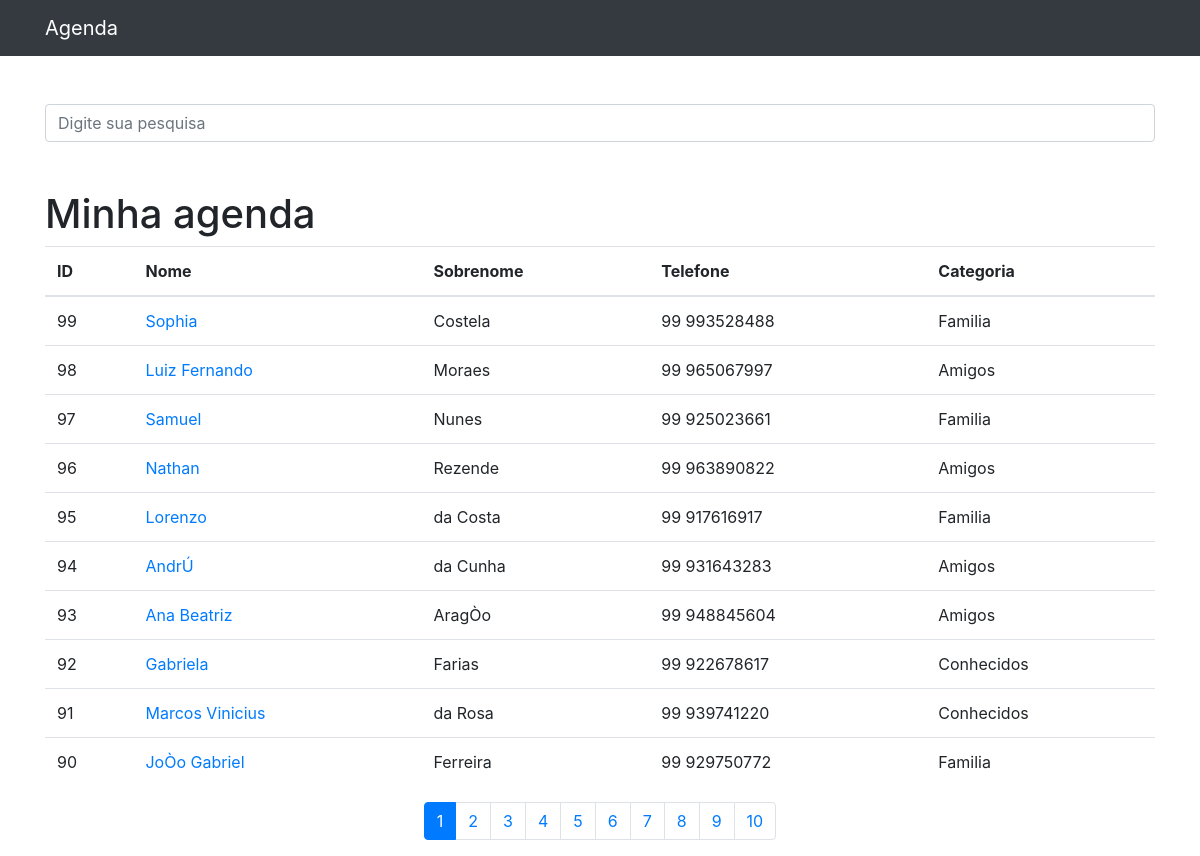
The page / on the database its author committed.
### contatos/models.py (models this page shows, shortened)
class Contato(models.Model):
    nome         = models.CharField(max_length=255)
    sobrenome    = models.CharField(max_length=255, blank=True)
    telefone     = models.CharField(max_length=255)
    email        = models.CharField(max_length=255, blank=True)
    data_criacao = models.DateField(default=timezone.now)
    descricao    = models.TextField(blank=True)
    categoria    = models.ForeignKey(Categoria, on_delete=models.DO_NOTHING)
    mostrar      = models.BooleanField(default=True)
    foto         = models.ImageField(blank=True, upload_to='fotos/%Y/%m/%d/')

class Categoria(models.Model):
    nome = models.CharField(max_length=255)
    def __str__(self):
        return self.nome

### contatos/views.py (the view)
# urls.py: path('', views.index, name='index'),
def index(request):
    contatos = Contato.objects.order_by('-id').filter(
        mostrar=True
    )
    paginator = Paginator(contatos, 10)
    page = request.GET.get('p')
    contatos = paginator.get_page(page)
    return render(request, 'contatos/index.html',{
        'contatos':contatos
    })

### contatos/templates/contatos/index.html
{% extends 'base.html' %}
{%block conteudo%}
    <h1 class="mt-5">Minha agenda</h1>
    <table class="table">
        <thead>
            <tr>
            <th>ID</th>
            <th>Nome</th>
            <th>Sobrenome</th>
            <th>Telefone</th>
            <th>Categoria</th>
            </tr>
        </thead>
        <tbody>
            {% for contato in contatos %}
            <tr>
                <td>{{ contato.id }}</td>
                <td>
                    <a href="{% url 'ver_contato' contato.id %}">{{ contato.nome }}</a>
                </td>
                <td>{{ contato.sobrenome }}</td>
                <td>{{ contato.telefone }}</td>
                <td>{{ contato.categoria }}</td>
                </tr>
            {% endfor %}
        </tbody>
    </table>
    <nav aria-label="Page navigation example">
        <ul class="pagination justify-content-center">
          {% for pagina in contatos.paginator.page_range %}
          {% if contatos.number == pagina %}
            <li class="page-item active"><a class="page-link" href="?p={{ pagina }}&termo={{ request.GET.termo }}">{{pagina}}</a></li>
          {% else %}
            <li class="page-item"><a class="page-link" href="?p={{ pagina }}&termo={{ request.GET.termo }}">{{pagina}}</a></li>
          {% endif %}
          {% endfor %}
        </ul>
      </nav>
{%endblock%}

### templates/base.html (shortened to what this page needs)
{% load static %}
<!DOCTYPE html>
<html lang="pt">
<head>
    {% include 'parciais/_head.html' %}
</head>
<body>
  {% include 'parciais/_nav.html' %}
  <div class="container">
    <div class="row">
      <div class="col-lg-12">
        <br><br>
        <form method="get" action="{% url 'busca' %}">
          <div class="form-group row">
            <div class="col-12">
              <input class="form-control"
                     type="search" value="{{ request.GET.termo }}"
                     id="search-input"
                     placeholder="Digite sua pesquisa"
                     name="termo">
            </div>
          </div>
        </form>
        {%block conteudo%} {%endblock%}
      </div>
    </div>
  </div>
</body>
</html>

### templates/parciais/_head.html (shortened to what this page needs)
{% load static%}
<link href="{% static 'vendor/bootstrap/css/bootstrap.min.css' %}" rel="stylesheet">

### templates/parciais/_nav.html (shortened to what this page needs)
  <nav class="navbar navbar-expand-lg navbar-dark bg-dark static-top">
    <div class="container">
      <a class="navbar-brand" href="{% url 'index' %}">Agenda</a>
    </div>
  </nav>

### rows shown on the page
Contato: id "99", nome "Sophia", sobrenome "Costela", telefone "99 993528488", categoria "Familia"
Contato: id "98", nome "Luiz Fernando", sobrenome "Moraes", telefone "99 965067997", categoria "Amigos"
Contato: id "97", nome "Samuel", sobrenome "Nunes", telefone "99 925023661", categoria "Familia"
Contato: id "96", nome "Nathan", sobrenome "Rezende", telefone "99 963890822", categoria "Amigos"
Contato: id "95", nome "Lorenzo", sobrenome "da Costa", telefone "99 917616917", categoria "Familia"
Contato: id "94", nome "AndrÚ", sobrenome "da Cunha", telefone "99 931643283", categoria "Amigos"
Contato: id "93", nome "Ana Beatriz", sobrenome "AragÒo", telefone "99 948845604", categoria "Amigos"
Contato: id "92", nome "Gabriela", sobrenome "Farias", telefone "99 922678617", categoria "Conhecidos"
Contato: id "91", nome "Marcos Vinicius", sobrenome "da Rosa", telefone "99 939741220", categoria "Conhecidos"
Contato: id "90", nome "JoÒo Gabriel", sobrenome "Ferreira", telefone "99 929750772", categoria "Familia"

### other values the page prints
{{ pagina }} "1"
{{ pagina }} "2" "3" "4" "5" "6" "7" "8" "9" "10"
